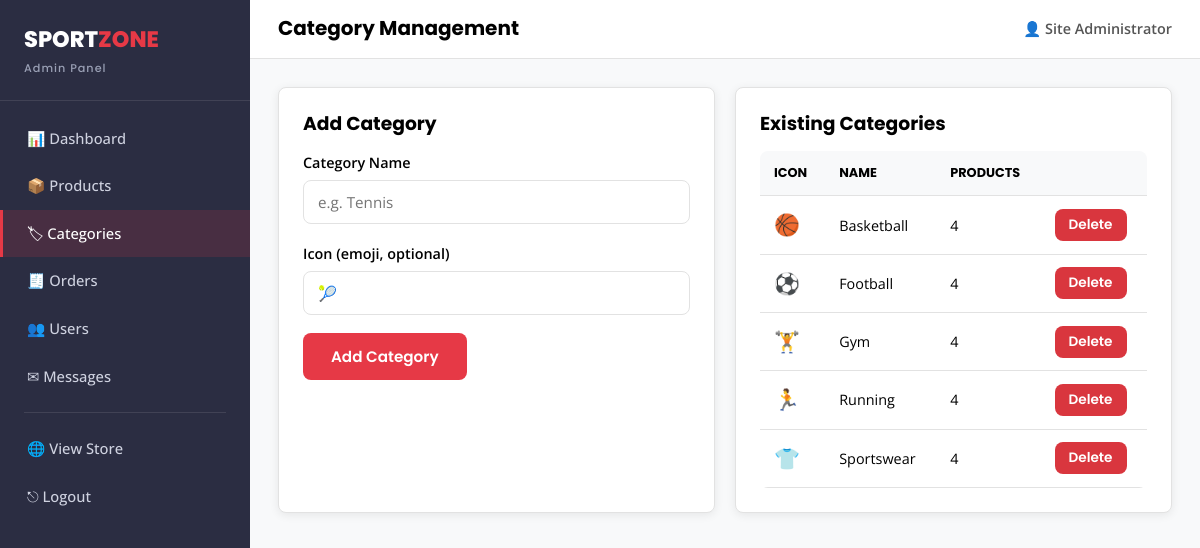
Screenshot of /admin/categories.php (signed in) with the database file from the repository.
### tables this page shows
CREATE TABLE categories (
    category_id  INT AUTO_INCREMENT PRIMARY KEY,
    name         VARCHAR(50) NOT NULL,
    slug         VARCHAR(50) NOT NULL UNIQUE,
    icon         VARCHAR(10) DEFAULT NULL
);

### includes/functions.php (called while the page is built, shortened)
<?php
function sanitize($data) {
    return htmlspecialchars(trim($data), ENT_QUOTES, 'UTF-8');
}

### admin/categories.php (the view, shortened to what this page needs)
<?php
require_once __DIR__ . '/../includes/db_connect.php';
require_once __DIR__ . '/../includes/functions.php';
$errors = [];
$categories = $conn->query("SELECT c.*, (SELECT COUNT(*) FROM products p WHERE p.category_id = c.category_id) AS product_count FROM categories c ORDER BY c.name");
include __DIR__ . '/includes/admin_header.php';
?>
<div class="admin-grid-2">
    <div class="panel">
        <h3 style="margin-bottom:16px;">Add Category</h3>
        <form method="POST" action="categories.php">
            <div class="form-group <?= isset($errors['name']) ? 'invalid' : '' ?>">
                <label for="name">Category Name</label>
                <input type="text" id="name" name="name" placeholder="e.g. Tennis">
            </div>
            <div class="form-group">
                <label for="icon">Icon (emoji, optional)</label>
                <input type="text" id="icon" name="icon" placeholder="🎾" maxlength="4">
            </div>
            <button type="submit" class="btn btn-primary">Add Category</button>
        </form>
    </div>
    <div class="panel">
        <h3 style="margin-bottom:16px;">Existing Categories</h3>
        <div class="table-wrap" style="border:none;">
            <table class="data-table">
                <thead><tr><th>Icon</th><th>Name</th><th>Products</th><th></th></tr></thead>
                <tbody>
                <?php while ($c = $categories->fetch_assoc()): ?>
                    <tr>
                        <td style="font-size:1.3rem;"><?= $c['icon'] ?></td>
                        <td><?= sanitize($c['name']) ?></td>
                        <td><?= $c['product_count'] ?></td>
                        <td>
                            <form method="POST" action="categories.php" onsubmit="return confirm('Delete this category and ALL its products?')">
                                <button type="submit" class="btn btn-sm" style="background:var(--color-danger); color:#fff;">Delete</button>
                            </form>
                        </td>
                    </tr>
                <?php endwhile; ?>
                </tbody>
            </table>
        </div>
    </div>
</div>
<?php include __DIR__ . '/includes/admin_footer.php'; ?>

### assets/css/style.css (style rules this page uses)
:root { --color-primary: #000000; --color-white: #ffffff; --color-accent: #E63946; --color-accent-dark: #c92a37; --color-secondary: #2B2D42; --color-bg-light: #F8F9FA; --color-border: #e2e2e2; --color-success: #2a9d57; --color-warning: #e9a23b; --color-danger: #d9363e; --font-heading: 'Poppins', sans-serif; --font-body: 'Open Sans', sans-serif; --radius: 8px; --shadow: 0 2px 10px rgba(0,0,0,0.08); --shadow-hover: 0 8px 20px rgba(0,0,0,0.15); --transition: all 0.2s ease-in-out; }
* { margin: 0; padding: 0; box-sizing: border-box; }
html { scroll-behavior: smooth; }
body { font-family: var(--font-body); color: var(--color-primary); background: var(--color-white); line-height: 1.6; }
h1, h2, h3, h4, h5 { font-family: var(--font-heading); font-weight: 700; line-height: 1.25; }
button { font-family: var(--font-body); cursor: pointer; border: none; }
.btn { display: inline-block; padding: 12px 28px; border-radius: var(--radius); font-family: var(--font-heading); font-weight: 600; font-size: 0.95rem; transition: var(--transition); text-align: center; }
.btn-primary { background: var(--color-accent); color: var(--color-white); }
.btn-sm { padding: 6px 14px; font-size: 0.85rem; }
.form-group { margin-bottom: 18px; }
.form-group label { display: block; font-weight: 600; margin-bottom: 6px; font-size: 0.9rem; }
.form-group input, .form-group select, .form-group textarea { width: 100%; padding: 11px 14px; border: 1px solid var(--color-border); border-radius: var(--radius); font-family: var(--font-body); font-size: 0.95rem; transition: var(--transition); }
.data-table { width: 100%; border-collapse: collapse; background: var(--color-white); }
.data-table th, .data-table td { padding: 12px 14px; text-align: left; border-bottom: 1px solid var(--color-border); font-size: 0.9rem; }
.data-table th { background: var(--color-bg-light); font-family: var(--font-heading); font-size: 0.8rem; text-transform: uppercase; }
.panel { background: var(--color-white); border: 1px solid var(--color-border); border-radius: var(--radius); padding: 24px; margin-bottom: 24px; box-shadow: var(--shadow); }
.table-wrap { overflow-x: auto; border-radius: var(--radius); border: 1px solid var(--color-border); }

### assets/css/admin.css (style rules this page uses)
.admin-body { background: var(--color-bg-light); }
.admin-grid-2 { display: grid; grid-template-columns: 1fr 1fr; gap: 20px; }

### rows the page displays
categories: icon "🏀", name "Basketball", product_count "4"
categories: icon "⚽", name "Football", product_count "4"
categories: icon "🏋", name "Gym", product_count "4"
categories: icon "🏃", name "Running", product_count "4"
categories: icon "👕", name "Sportswear", product_count "4"

### other values shown
$page_title "Category Management"
$admin_name "Site Administrator"
